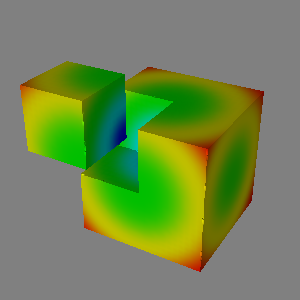

Reproduce this figure in Python.
#!/usr/bin/env python

# Clip an unstructured grid (hexa.vtk) with an axis-aligned box using
# vtkBoxClipDataSet, showing clipped-in and clipped-out surfaces
# colored by scalar data.

import os

# Factory overrides
import vtkmodules.vtkInteractionStyle  # noqa: F401
import vtkmodules.vtkRenderingFreeType  # noqa: F401
import vtkmodules.vtkRenderingOpenGL2  # noqa: F401

from vtkmodules.vtkFiltersGeneral import vtkBoxClipDataSet
from vtkmodules.vtkFiltersGeometry import vtkDataSetSurfaceFilter
from vtkmodules.vtkIOLegacy import vtkUnstructuredGridReader
from vtkmodules.vtkCommonCore import vtkLookupTable
from vtkmodules.vtkRenderingCore import (
    vtkActor,
    vtkDataSetMapper,
    vtkRenderWindow,
    vtkRenderWindowInteractor,
    vtkRenderer,
)

# Data directory
data_dir = os.environ.get("VPE_DATA_DIR", os.path.dirname(os.path.abspath(__file__)))

# Read unstructured grid
reader = vtkUnstructuredGridReader()
reader.SetFileName(os.path.join(data_dir, "hexa.vtk"))
reader.Update()

bounds = reader.GetOutput().GetBounds()
scalar_range = reader.GetOutput().GetScalarRange()

# Compute box clip region: upper half of the data
min_box_point = [
    (bounds[1] - bounds[0]) / 2.0 + bounds[0],
    (bounds[3] - bounds[2]) / 2.0 + bounds[2],
    (bounds[5] - bounds[4]) / 2.0 + bounds[4],
]
max_box_point = [bounds[1], bounds[3], bounds[5]]

# Axis-aligned box clip
box_clip = vtkBoxClipDataSet()
box_clip.SetInputConnection(reader.GetOutputPort())
box_clip.SetBoxClip(
    min_box_point[0], max_box_point[0],
    min_box_point[1], max_box_point[1],
    min_box_point[2], max_box_point[2],
)
box_clip.GenerateClippedOutputOn()

# Lookup table
lut = vtkLookupTable()
lut.SetHueRange(0.667, 0)
lut.Build()

# Inside surface
surface_in = vtkDataSetSurfaceFilter()
surface_in.SetInputConnection(box_clip.GetOutputPort(0))

mapper_in = vtkDataSetMapper()
mapper_in.SetInputConnection(surface_in.GetOutputPort())
mapper_in.SetScalarRange(scalar_range)
mapper_in.SetLookupTable(lut)

actor_in = vtkActor()
actor_in.SetMapper(mapper_in)

# Outside surface
surface_out = vtkDataSetSurfaceFilter()
surface_out.SetInputConnection(box_clip.GetOutputPort(1))

mapper_out = vtkDataSetMapper()
mapper_out.SetInputConnection(surface_out.GetOutputPort())
mapper_out.SetScalarRange(scalar_range)
mapper_out.SetLookupTable(lut)

actor_out = vtkActor()
actor_out.SetMapper(mapper_out)
actor_out.AddPosition(
    -0.5 * (max_box_point[0] - min_box_point[0]),
    -0.5 * (max_box_point[1] - min_box_point[1]),
    -0.5 * (max_box_point[2] - min_box_point[2]),
)

# Renderer
renderer = vtkRenderer()
renderer.SetBackground(0.5, 0.5, 0.5)
renderer.AddActor(actor_in)
renderer.AddActor(actor_out)

# Window
render_window = vtkRenderWindow()
render_window.AddRenderer(renderer)
render_window.SetSize(300, 300)
render_window.SetWindowName("box clip point data")

# Interactor
interactor = vtkRenderWindowInteractor()
interactor.SetRenderWindow(render_window)

# Scene
renderer.ResetCamera()
renderer.GetActiveCamera().Azimuth(120)
renderer.GetActiveCamera().Elevation(30)
renderer.GetActiveCamera().Dolly(1.0)
renderer.ResetCameraClippingRange()

interactor.Initialize()
interactor.Start()
